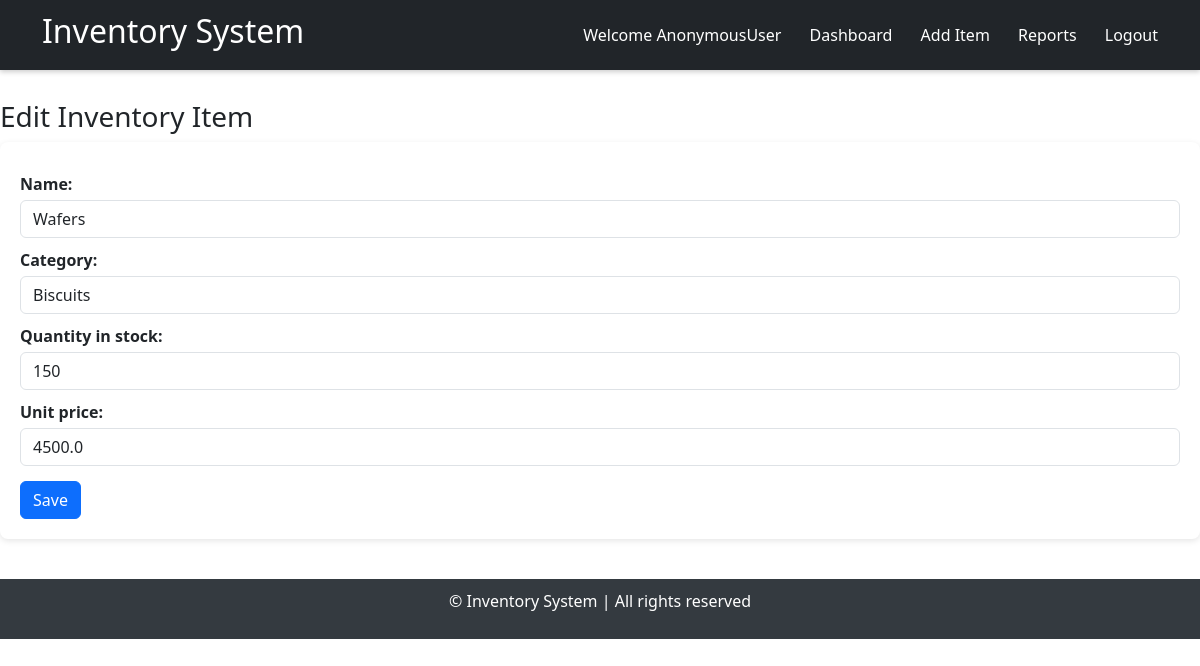
Page /edit-item/11/ on the earlier database version.
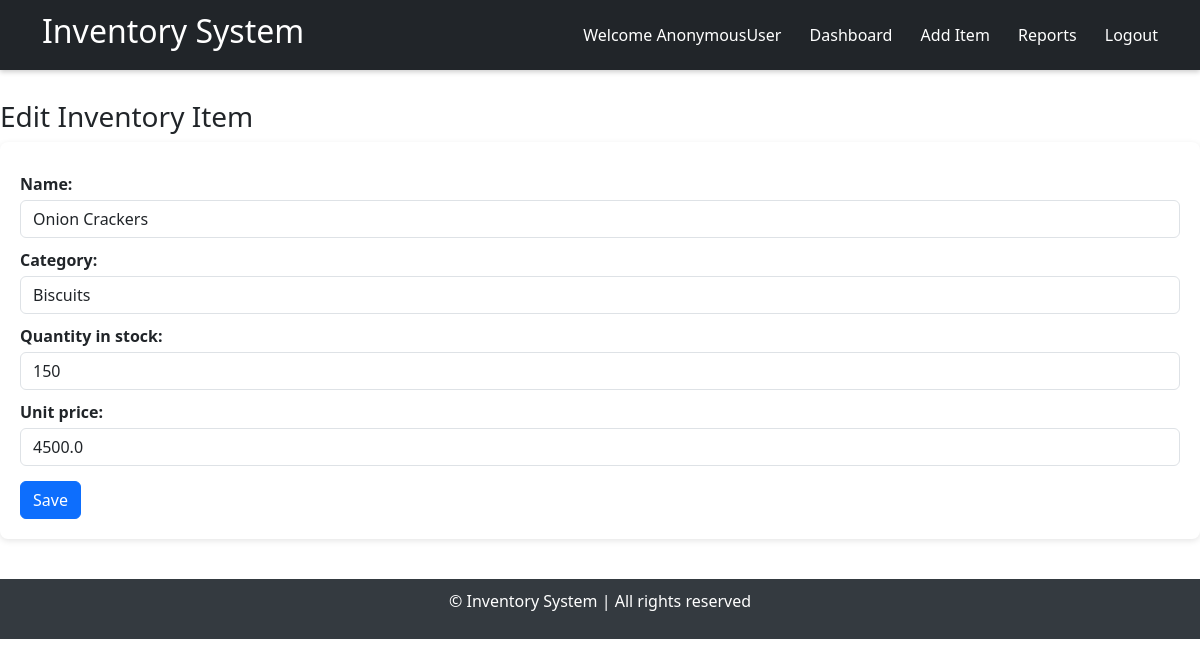
Same page on the later database version.
### inventory/models.py (models this page shows, shortened)
class Product(models.Model):
    name = models.CharField(max_length=150)
    category = models.ForeignKey(Category, on_delete=models.CASCADE, related_name='products')
    unit_price = models.DecimalField(max_digits=10, decimal_places=1)
    quantity_in_stock = models.PositiveIntegerField(default=0)
    reorder_level = models.PositiveIntegerField(default=10) # Alert Level
    created_at = models.DateTimeField(auto_now_add=True)
    class Meta:
        verbose_name = 'Product'
        verbose_name_plural = 'Products'
        ordering = ['-created_at']

class Category(models.Model):
    name = models.CharField(max_length=100, unique=True)
    description = models.TextField(blank=True)
    created_at = models.DateTimeField(auto_now_add=True)
    class Meta:
        verbose_name = 'Category'
        verbose_name_plural = 'Categories'
    def __str__(self):
        return self.name

### inventory/views.py (the view, shortened to what this page needs)
# urls.py: path('edit-item/<int:pk>/', views.EditItemView.as_view(), name='edit-item'),
class EditItemView(View):
    def get(self, request, pk):
        product = Product.objects.get(pk=pk)
        edit_form = ProductEditForm(instance=product)
        context = {
            "form": edit_form,
            "product": product
        }
        return render(request, 'inventory/edit-item.html', context)

### inventory/forms.py
class ProductEditForm(forms.ModelForm):
    class Meta:
        model = Product
        fields = ['name', 'category', 'quantity_in_stock', 'unit_price']
        widgets = {
            'name': forms.TextInput(attrs={'class': 'form-control'}),
            'category': forms.Select(attrs={'class': 'form-control'}),
            'quantity_in_stock': forms.NumberInput(attrs={'class': 'form-control'}),
            'unit_price': forms.NumberInput(attrs={'class': 'form-control'}),
        }

### inventory/templates/inventory/edit-item.html (shortened to what this page needs)
{% extends 'inventory/home.html'%}
{% block content %}
        <h3 style="margin-top: 40px;">Edit Inventory Item</h3>
        <form action="" method="post">
            {{form}}
            <button type="submit" class="btn btn-primary">Save</button>
        </form>
{% endblock %}

Differences in the rows shown:
changed Product "Biscuits": name "Wafers" → "Onion Crackers"
